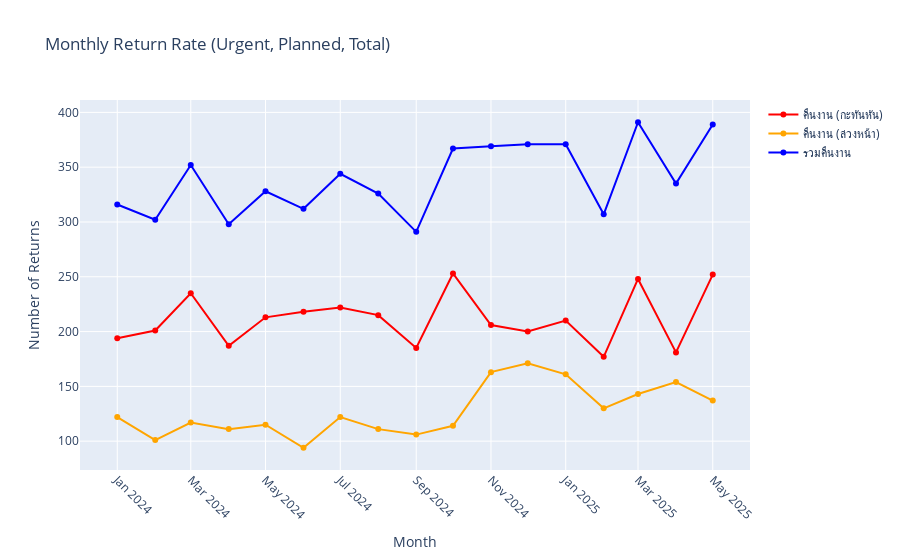

This figure's notebook cell:
### Code cell
import plotly.graph_objects as go

# Group by report_month and sum urgent, planned, and total returns
monthly_trend = df.groupby('report_month')[['คืนงาน (กะทันหัน)', 'คืนงาน (ล่วงหน้า)', 'total_returns']].sum().reset_index()

fig_monthly = go.Figure()
fig_monthly.add_trace(go.Scatter(
    x=monthly_trend['report_month'],
    y=monthly_trend['คืนงาน (กะทันหัน)'],
    mode='lines+markers',
    name='คืนงาน (กะทันหัน)',
    line=dict(color='red')
))
fig_monthly.add_trace(go.Scatter(
    x=monthly_trend['report_month'],
    y=monthly_trend['คืนงาน (ล่วงหน้า)'],
    mode='lines+markers',
    name='คืนงาน (ล่วงหน้า)',
    line=dict(color='orange')
))
fig_monthly.add_trace(go.Scatter(
    x=monthly_trend['report_month'],
    y=monthly_trend['total_returns'],
    mode='lines+markers',
    name='รวมคืนงาน',
    line=dict(color='blue')
))

fig_monthly.update_layout(
    title='Monthly Return Rate (Urgent, Planned, Total)',
    xaxis_title='Month',
    yaxis_title='Number of Returns',
    xaxis=dict(tickangle=45)
)
fig_monthly.show()

### Figure 1 — Plotly figure (JSON) as saved in the notebook; plotly's stock layout.template omitted (floating-point values rounded to 4 significant figures)
{"data": [{"line": {"color": "red"}, "mode": "lines+markers", "name": "คืนงาน (กะทันหัน)", "type": "scatter", "x": ["2024-01", "2024-02", "2024-03", "2024-04", "2024-05", "2024-06", "2024-07", "2024-08", "2024-09", "2024-10", "2024-11", "2024-12", "2025-01", "2025-02", "2025-03", "2025-04", "2025-05"], "y": [194, 201, 235, 187, 213, 218, 222, 215, 185, 253, 206, 200, 210, 177, 248, 181, 252]}, {"line": {"color": "orange"}, "mode": "lines+markers", "name": "คืนงาน (ล่วงหน้า)", "type": "scatter", "x": ["2024-01", "2024-02", "2024-03", "2024-04", "2024-05", "2024-06", "2024-07", "2024-08", "2024-09", "2024-10", "2024-11", "2024-12", "2025-01", "2025-02", "2025-03", "2025-04", "2025-05"], "y": [122, 101, 117, 111, 115, 94, 122, 111, 106, 114, 163, 171, 161, 130, 143, 154, 137]}, {"line": {"color": "blue"}, "mode": "lines+markers", "name": "รวมคืนงาน", "type": "scatter", "x": ["2024-01", "2024-02", "2024-03", "2024-04", "2024-05", "2024-06", "2024-07", "2024-08", "2024-09", "2024-10", "2024-11", "2024-12", "2025-01", "2025-02", "2025-03", "2025-04", "2025-05"], "y": [316, 302, 352, 298, 328, 312, 344, 326, 291, 367, 369, 371, 371, 307, 391, 335, 389]}], "layout": {"title": {"text": "Monthly Return Rate (Urgent, Planned, Total)"}, "xaxis": {"tickangle": 45, "title": {"text": "Month"}}, "yaxis": {"title": {"text": "Number of Returns"}}}}
